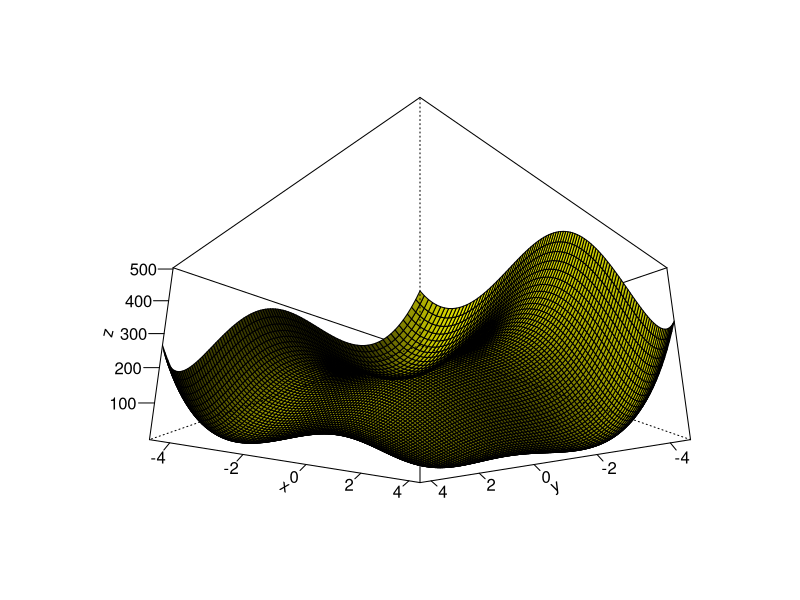

This chart was generated by the following R code:
####################Question 1############################
#Question 1
#Defining the Matrix
A<-matrix(c(3,-1,0,-1,0,-1,3,-1,3,-1,0,-1,3,1,0,-1,3,1,5,-1,0,-1,0,-1,1), nrow=5)

#Function that can be passed Matx in order to perform Cholesky Functions
choleskyFunction <- function(Matx){
  #Finds the upper triangular matrix
  L<-chol(Matx)
  #Transposes the matrix to show the lower triangular matrix
  Lt<-t(L)
  #Displays the lower hand matrix
  Lt
}
#Runs the function
choleskyFunction(A)
####################Question 2############################
#Question 2 
#Singular value Decompostion
#the creation of matrix
Q2Matrix <- matrix(c(1,1,1,1,2,0,0,0),nrow = 4)
#Displaying original matrix
Q2Matrix
#using the svd function to show the singular values
sv <-svd(Q2Matrix)
#Displaying Singular values
sv
####################Question 3############################
#Question 3
####################Question 4############################
#Question 4
####################Question 5#############################
#Question 5
#Function plot - Plot the formula below
Question5F<-function(x,y,a,b) (x^2+y-11)^2+(x+y^2-7)^2
#defining the x,y and z of the measurements
x<-seq(-4.5,4.5,length.out = 100)
y<-seq(-4.5,4.5,length.out = 100)
z<-outer(x,y,Question5F,a=1,b=100)

#plotting the graph 
persp(x,y,z,theta =-45,phi=-20,expand=0.5,col="yellow",shade =1,ticktype ="detailed",xlab ="x",ylab ="y",zlab="z")

#Writing the function so x,y is a vector
Question5FV<-function(vec) (vec[1]^2+vec[2]-11)^2+(vec[1]+vec[2]^2-7)^2

#Minimum can be found based on value being 0 or so close to 0

#Based on plot there seems to be 4 dips, each minimum is extracted here

#From plot minimum seems to be near x=-4,y=-4.
minimum1<- optim(c(-4,-4),Question5FV)$par
minimum1

#From plot minimum seems to be near x = 4, y= -3.5
minimum2 <- optim(c(4,-3.5),Question5FV)$par
minimum2

#From plot minimum seems to be near x = -3.5, y = 3.5
minimum3 <- optim(c(-3.5, 3.5),Question5FV)$par
minimum3

#From plot minimum seems to be near x = 3.5, y = 3.5
minimum4 <- optim(c(3.5,3.5),Question5FV)$par
minimum4

#creating a list of minimums
minimum_list <- list(minimum1,minimum2,minimum3,minimum4)
minimum_list
##########################################################
